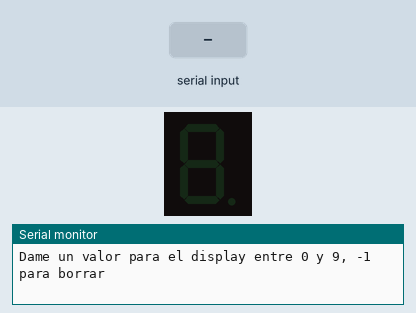
This sketch was run on a simulated Arduino Uno, built with avr-gcc and run on an emulated ATmega328P. Shown: 1-digit seven-segment display, the last lines printed to the serial monitor. Wiring (inferred from the names in the program): 1-digit 7-segment display, segments lit when HIGH: segments pin 12, pin 14, pin 2, pin 5, pin 4, pin 13, pin 15. The inputs (shaded band) are chosen by the test bench. The segment pins are drawn as the display they are named for.

Above: at 1.2 s.
1.3 s: "+\n" received over Serial
At 2.4 s:
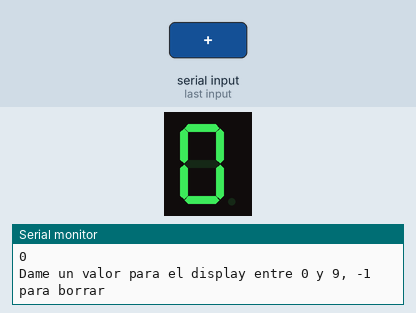
2.8 s: "5\n" received over Serial
At 3.5 s:
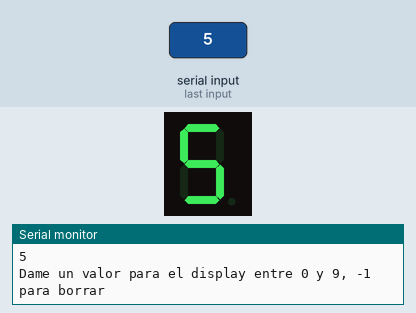
4.3 s: "-\n" received over Serial
At 4.7 s:
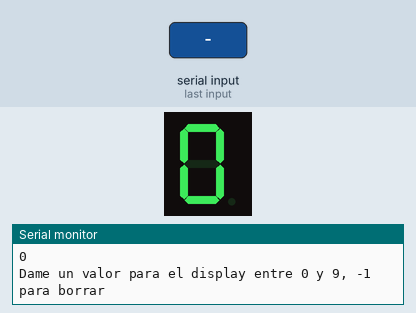
Timing chart, 0 to 7.3 s (numbered marks = the images above; inputs shaded):
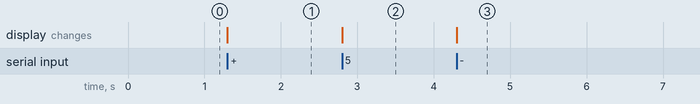

The sketch:

2.Display7SegmentosModelo2.ino
```cpp
// El orden en los índices es el natural, A->0, B->1, .... G->7
int pines[7] = {12, 14, 2, 5, 4, 13, 15};
int codigos[11][7] = {
  {1,1,1,1,1,1,0},  // escribe 0
  {0,1,1,0,0,0,0},  // escribe 1
  {1,1,0,1,1,0,1},  // escribe 2
  {1,1,1,1,0,0,1},  // escribe 3
  {0,1,1,0,0,1,1},  // escribe 4
  {1,0,1,1,0,1,1},  // escribe 5
  {1,0,1,1,1,1,1},  // escribe 6
  {1,1,1,0,0,0,0},  // escribe 7
  {1,1,1,1,1,1,1},  // escribe 8
  {1,1,1,0,0,1,1},  // escribe 9
  {0,0,0,0,0,0,0} // borra el display
};

void setup() {
  int i;
  for(i=0; i<7; i++) {
    pinMode(pines[i], OUTPUT);
  }
  Serial.begin(115200);
}

int leerEntero(String s) {
  String r;
  Serial.println(s);
  r = leerLinea();
  if (esEntero(r)) {
    return r.toInt();
  }
  return -32768; // Un código que no usara el loop
}

bool esEntero(String s) {
  int i, p=0;
  if ((s[0]=='+') or (s[0]=='-')) {
    p = 1;
  }
  for(i=p; i<s.length(); i++) {
    if (not isDigit(s[i])  ) {
      Serial.println( "Valor no entero: " + s );
      return false;
    }
  }
  return true;
}

String leerLinea() {
  // Espera hasta que haya algo que leer
  while(Serial.available() < 1) {
    delay(1);
  }
  return Serial.readStringUntil('\n'); // Recibe info hasta '\n'
}

void display(int v[7]) {
  int i;
  for(i=0; i<7; i++) {
    digitalWrite(pines[i],v[i]);
  }
}

// Dependiendo de cada dígito, se envía a la función display
// los estados (0 y 1) a cada uno de los segmentos
void loop() {
  int n;
  n = leerEntero("Dame un valor para el display entre 0 y 9, -1 para borrar");
  Serial.println( String(n) );
  if( (n>=0) && (n<=9) ) {
    display(codigos[n]);
  }
  if (n==-1) {
    display(codigos[10]);
  }
}
```

Measured:
- after the input at 1.3 s, the display: changes at once (image 1)
- after the input at 2.8 s, the display: changes at once (image 2)
- after the input at 4.3 s, the display: changes at once (image 3)
